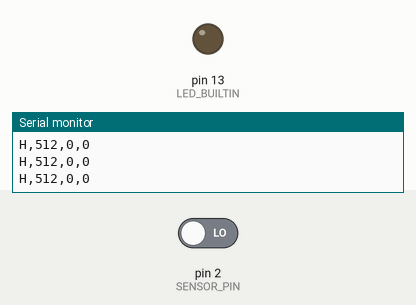
Bench run of a sketch on a simulated Arduino Uno, built with avr-gcc and run on an emulated ATmega328P. On the bench: output pins drawn as LEDs (lit = HIGH), the last lines printed to the serial monitor. Inputs (shaded band) come from the test bench; at power-on: pin 2 (SENSOR_PIN) LOW.

Above: at 1.2 s.
1.3 s: pin 2 (SENSOR_PIN) driven HIGH
At 1.4 s:
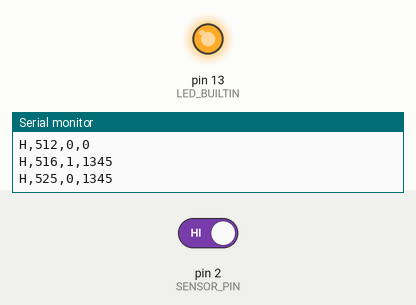
Timing chart, 0 to 4.3 s (numbered marks = the images above; inputs shaded):
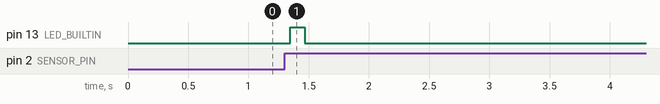

Measured:
- after the input at 1.3 s, pin 13 (LED_BUILTIN): LOW → HIGH after 0.05 s, → LOW 0.12 s later

The sketch:

bnts_heartrate.ino
```cpp
/*
  BNTS Heart Rate — Arduino firmware

  Sensor : DFRobot Gravity heart rate sensor (SEN0213)

  What it does: it reports every beat the sensor produces, with the exact time of each beat. It does NOT filter or judge
  the heart rate. The Raspberry Pi starts a measurement when the screen is pressed and works out the average heart rate
  from the beat times it receives.

  SENSOR MODE — set this to match the little A/D switch on the sensor:

      SENSOR_MODE_DIGITAL 1   switch on D.   Wiring: signal -> D2,  VCC -> 5V,  GND -> GND
                              One pulse per heartbeat. (The only processing is smoothing away the sensor's few-millisecond
                              flicker at the start and end of each pulse, so that each pulse counts as exactly one beat.)
                              The graph on the display is a drawn pulse shape triggered by each real beat.

      SENSOR_MODE_DIGITAL 0   switch on A.   Wiring: signal -> A0,  VCC -> 5V,  GND -> GND
                              The real pulse waveform on the graph; a beat is each rise above a threshold.

  Output : USB serial, 115200 baud, 50 lines per second:

      H,<signal>,<beat>,<beatMs>

      signal    the pulse waveform 0..1023 (the live graph)
      beat      1 on the line where a beat was just detected, else 0
      beatMs    the Arduino's millisecond clock at the most recent beat (it changes with every new beat; the Pi uses these
                times, not the time the lines arrive, so serial and USB delays can't affect the average)

  LED (pin 13, the little LED on the board): flashes briefly with every beat the Arduino detects. Put a finger on the sensor:
  if the LED flashes in time with your pulse the Arduino is working; if it never flashes, the Arduino isn't detecting a pulse
  (check the wiring, the pin and the A/D switch). If it flashes but the Pi doesn't react, run ./check-arduino.sh on the Pi.
*/

#include "AnalogBeats.h"
#include "BeatSensor.h"
#include "StatusLed.h"

#define SENSOR_MODE_DIGITAL 1     // 1 = switch on D (digital),  0 = switch on A (analog)

const long BAUD = 115200;

#if SENSOR_MODE_DIGITAL
const uint8_t  SENSOR_PIN   = 2;
const uint16_t SAMPLE_US    = 1000;  // 1000 samples/s: needed to see through the sensor's flicker
const uint8_t  SEND_EVERY_N = 20;    // -> 50 lines/s to the Pi
bnts::BeatSensor sensor;
#else
const uint8_t  SENSOR_PIN   = A0;
const uint16_t SAMPLE_US    = 5000;  // 200 samples/s
const uint8_t  SEND_EVERY_N = 4;     // -> 50 lines/s to the Pi
bnts::AnalogBeats sensor;
#endif

bnts::StatusLed statusLed;
uint32_t nextSampleUs;
uint8_t  sampleCount = 0;
bool     beatLatch = false;

void setup() {
  Serial.begin(BAUD);
  pinMode(SENSOR_PIN, INPUT);
  pinMode(LED_BUILTIN, OUTPUT);
  digitalWrite(LED_BUILTIN, LOW);
#if SENSOR_MODE_DIGITAL
  Serial.println(F("# BNTS heart rate v3 (digital sensor mode, pin D2): reports every beat"));
#else
  Serial.println(F("# BNTS heart rate v3 (analog sensor mode, pin A0): reports every beat"));
#endif
  nextSampleUs = micros() + SAMPLE_US;
}

void loop() {
  uint32_t now = micros();
  if ((int32_t)(now - nextSampleUs) < 0) return;  // not time yet
  nextSampleUs += SAMPLE_US;
  if ((int32_t)(now - nextSampleUs) > 0) nextSampleUs = now + SAMPLE_US;  // fell behind; resync

#if SENSOR_MODE_DIGITAL
  sensor.update(digitalRead(SENSOR_PIN), millis());
#else
  sensor.update(analogRead(SENSOR_PIN), millis());
#endif
  bool beat = sensor.takeBeat();
  if (beat) beatLatch = true;                     // hold until the next line goes out
  digitalWrite(LED_BUILTIN, statusLed.update(beat, millis()) ? HIGH : LOW);   // flash with every beat

  if (++sampleCount >= SEND_EVERY_N) {
    sampleCount = 0;
#if SENSOR_MODE_DIGITAL
    const uint16_t sig = sensor.syntheticSignal(millis());
#else
    const uint16_t sig = sensor.signal;
#endif
    Serial.print(F("H,"));
    Serial.print(sig);
    Serial.print(',');
    Serial.print(beatLatch ? 1 : 0);
    Serial.print(',');
    Serial.println(sensor.lastBeatMs());
    beatLatch = false;
  }
}
```

AnalogBeats.h
```cpp
// AnalogBeats.h — beats from an ANALOG optical (PPG) pulse sensor (switch on A). No heart-rate filtering: every
// pulse that crosses the threshold is a beat; the Pi works out the average heart rate from the beat times.
//
// Turning a waveform into beats needs a threshold, so:
//   1. the raw ADC value is lightly smoothed,
//   2. a fast-attack / slow-decay envelope tracks the signal's recent high and low,
//   3. a beat is a rise above 60% of that range (re-armed once the signal falls below 40%), provided the pulse is at
//      least MIN_AMPLITUDE counts tall (otherwise it is just noise from an empty sensor).
//
// Header-only and free of Arduino-specific calls so it can be unit-tested on a PC (tests/test_detector.cpp).
#pragma once
#include <stdint.h>

namespace bnts {

static const float    ANALOG_FILTER_ALPHA   = 0.30f;  // 0..1, higher = less smoothing
static const float    ANALOG_ENVELOPE_DECAY = 0.003f; // per sample; about 1.7 s at 200 Hz
static const uint16_t ANALOG_MIN_AMPLITUDE  = 20;     // ADC counts; raise if an empty sensor produces phantom beats

class AnalogBeats {
 public:
  uint16_t signal = 0;     // smoothed signal 0..1023 (the graph on the display)

  // Feed one ADC sample (0..1023) with a millisecond timestamp.
  void update(uint16_t raw, uint32_t nowMs) {
    if (!started_) { filt_ = raw; envMax_ = envMin_ = filt_; started_ = true; }
    filt_ += ((float)raw - filt_) * ANALOG_FILTER_ALPHA;
    signal = (uint16_t)(filt_ + 0.5f);

    float step = (envMax_ - envMin_) * ANALOG_ENVELOPE_DECAY;        // jumps to new peaks, relaxes slowly
    envMax_ = (filt_ > envMax_ - step) ? filt_ : envMax_ - step;
    envMin_ = (filt_ < envMin_ + step) ? filt_ : envMin_ + step;
    float range = envMax_ - envMin_;

    const bool railed = (raw <= 3 || raw >= 1020);                    // sensor pinned = nothing useful
    const float hi = envMin_ + range * 0.60f, lo = envMin_ + range * 0.40f;
    if (!armed_ && filt_ < lo) armed_ = true;
    if (armed_ && !railed && range >= ANALOG_MIN_AMPLITUDE && filt_ > hi) {
      armed_ = false;
      lastBeatMs_ = nowMs;
      pending_ = true;
    }
  }

  bool takeBeat() { bool b = pending_; pending_ = false; return b; }  // true once per beat
  uint32_t lastBeatMs() const { return lastBeatMs_; }

 private:
  float filt_ = 0, envMax_ = 0, envMin_ = 0;
  bool started_ = false, armed_ = false, pending_ = false;
  uint32_t lastBeatMs_ = 0;
};

}  // namespace bnts
```

BeatSensor.h
```cpp
// BeatSensor.h — beats from a DIGITAL pulse sensor (switch on D). No filtering of the heart rate: every pulse is a beat.
//
// The sensor's digital output chatters (flickers on and off every few milliseconds) at the start and end of each
// pulse. Counting that raw would give 5-20 "beats" per heartbeat, so the pin is smoothed over about 30 ms and passed
// through a Schmitt trigger. That is the only processing: each pulse becomes exactly one beat, and the time of every beat
// (the Arduino's own millisecond clock) is reported to the Pi, which works out the average heart rate.
//
// Header-only and free of Arduino-specific calls so it can be unit-tested on a PC (tests/test_detector.cpp).
#pragma once
#include <stdint.h>
#include <math.h>

namespace bnts {

class BeatSensor {
 public:
  static const int DIV  = 32;    // smoothing: the pin is averaged over about 32 ms at 1 kHz
  static const int HIGH_AT = 750;  // smoothed level (0..1000) at which a pulse starts
  static const int LOW_AT  = 250;  // ...and ends

  // Call about once per millisecond with the sensor pin level and a millisecond timestamp.
  void update(bool pinHigh, uint32_t now) {
    filt_ += ((pinHigh ? 1000 : 0) - filt_) / DIV;
    if (!level_ && filt_ > HIGH_AT) {
      level_ = true;
      lastBeatMs_ = now;
      haveBeat_ = true;
      pending_ = true;
    } else if (level_ && filt_ < LOW_AT) {
      level_ = false;
    }
  }

  // True once per beat (clears itself when read).
  bool takeBeat() {
    bool b = pending_;
    pending_ = false;
    return b;
  }

  uint32_t lastBeatMs() const { return lastBeatMs_; }   // time of the most recent beat (0 until the first one)

  // A pulse-shaped waveform centred on 512, drawn after each beat, for the display's graph (digital mode has no real waveform).
  uint16_t syntheticSignal(uint32_t now) const {
    if (!haveBeat_) return 512;
    float t = (float)(now - lastBeatMs_) / 1000.0f;
    if (t > 0.8f) return 512;
    float a = (t - 0.12f) / 0.06f, b = (t - 0.34f) / 0.07f;
    return (uint16_t)(512.0f + 100.0f * expf(-a * a) + 35.0f * expf(-b * b));
  }

 private:
  int filt_ = 0;
  bool level_ = false, haveBeat_ = false, pending_ = false;
  uint32_t lastBeatMs_ = 0;
};

}  // namespace bnts
```

StatusLed.h
```cpp
// StatusLed.h — the Arduino's on-board LED (pin 13) blinks briefly with every beat the Arduino detects, so you can SEE
// whether the sensor is working: put a finger on it and the LED should flash in time with your pulse.
//
//   LED flashes with your pulse   the Arduino is detecting beats. If the Pi still doesn't react, the problem is
//                                 between the Arduino and the Pi (run ./check-arduino.sh or bnts-monitor).
//   LED stays off                 the Arduino isn't detecting a pulse: check the sensor wiring, that the signal is on D2,
//                                 the sensor's A/D switch, and that the finger is on the sensor window.
//
// Header-only and free of Arduino calls so it can be unit-tested on a PC (tests/test_detector.cpp).
#pragma once
#include <stdint.h>

namespace bnts {

class StatusLed {
 public:
  static const uint32_t ON_MS = 120;   // how long the LED stays on after each beat

  // Returns true if the LED should be ON right now. Call every millisecond; pass beatNow = true on the call a beat arrives.
  bool update(bool beatNow, uint32_t nowMs) {
    if (beatNow) { lastBeatMs_ = nowMs; active_ = true; }
    return active_ && (nowMs - lastBeatMs_) < ON_MS;
  }

 private:
  bool active_ = false;
  uint32_t lastBeatMs_ = 0;
};

}  // namespace bnts
```
